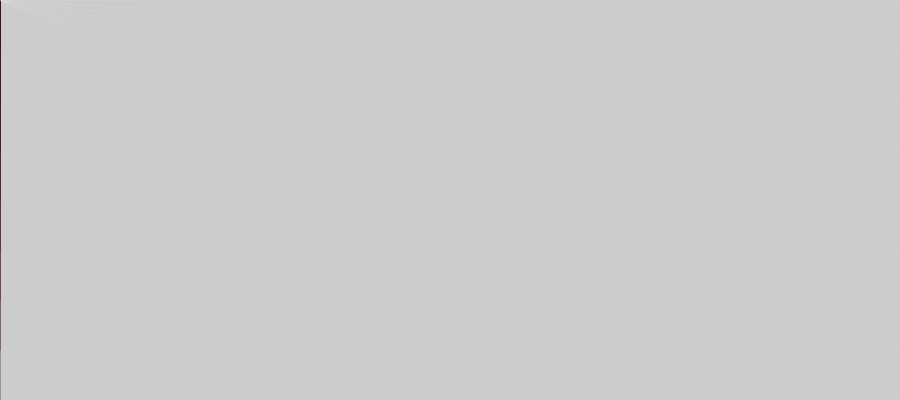
Frame 1 (no input)
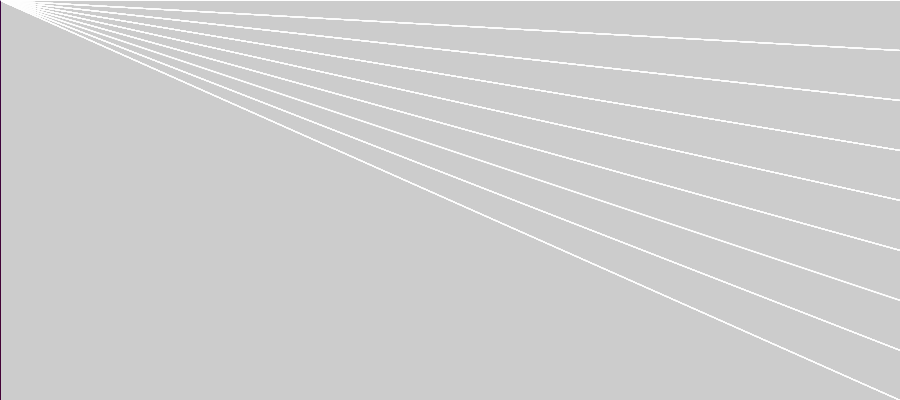
Frame 60 (the mouse pressed at the canvas centre just before this capture)
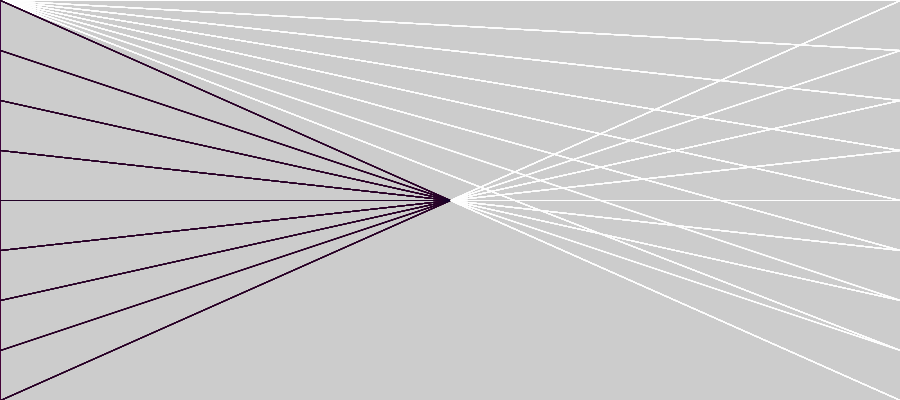
Frame 120 (the mouse held since frame 60 and released just before this capture)

The Processing sketch that drew these frames (run headless with seeded random() and noise(); from frame 60 on, the mouse is pressed at the canvas centre):

// Processing sketch: processing_73443
// ── processing_73443.pde

void setup() {
  size(900, 400);
}

void draw() {
  stroke(random(100), random(0), random(100), random(80) );
  
  for (int y=0; y<=height; y+=50) {
    
    line(0, y, mouseX, mouseY);
  }
  
  stroke(255, random(80) );
  for (int y=0; y<=height; y+=50) {
    
    line(width, y, mouseX, mouseY);
  }


}
void mousePressed() {
  redraw();
}
